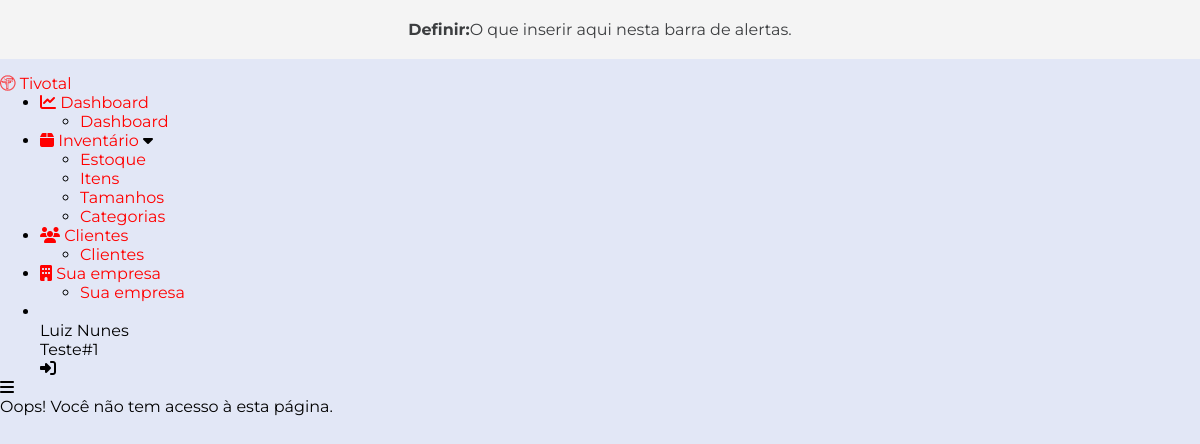
/error/ (signed in), run on the app's committed database.
### accounts/models.py (models this page shows, shortened)
class User(AbstractBaseUser):
    email = models.EmailField(max_length=255, unique=True)
    full_name = models.CharField(max_length=255, blank=True)
    active = models.BooleanField(default=True)
    staff = models.BooleanField(default=False)
    admin = models.BooleanField(default=False)
    timestamp = models.DateTimeField(auto_now_add=True)
    seller = models.BooleanField(default=True)
    manager = models.BooleanField(default=False)
    company = models.ForeignKey(Company, null=True, blank=True, on_delete=models.CASCADE)
    USERNAME_FIELD = 'email'
    REQUIRED_FIELDS = ['full_name']
    objects = UserManager()
    def get_split_name(self): # Return the firstname of the user
        split_name = self.full_name.split(' ')
        return split_name
    @property
    def is_active(self):
        return self.active

### companies/models.py (models this page shows)
class Company(models.Model):
    company_name = models.CharField(max_length=255)
    cnpj = CNPJField(masked=False)
    address = models.CharField(max_length=255)
    cep = BRPostalCodeField(null=True, blank=True)
    city = models.CharField(max_length=255)
    neighborhood = models.CharField(max_length=255)
    logo = models.ImageField(upload_to='user_files', null=True, blank=True)
    bio = models.TextField(null=True, blank=True)
    def __str__(self):
        return self.company_name

### volans/views.py (the view)
# urls.py: path('error/', forbidden_access, name='forbidden_access')
def forbidden_access(request, message="Oops! Você não tem acesso à esta página."):
    context = {'message': message}
    return render(request, 'errors/forbidden_access.html', context)

### templates/errors/forbidden_access.html (shortened to what this page needs)
{% extends 'base.html' %}
{% block main %}
<body>
  <p>{{ message }}</p>
</body>
{% endblock %}

### templates/base.html (shortened to what this page needs)
<!DOCTYPE html>
{% load static %}
<html lang="en">
<head>
  <link
    rel="stylesheet"
    href="https://cdnjs.cloudflare.com/ajax/libs/font-awesome/6.2.1/css/all.min.css"
  />
  <link rel="stylesheet" href="{% static 'css/style.css' %}">
</head>
<body>
<div class="alertbar">
  <b>Definir: </b> O que inserir aqui nesta barra de alertas.
</div>
    <div class="container">
      <div class="sidebar close">
        <div class="logo">
          <a href="{% url 'list_clients' %}"><i class="fab fa-trade-federation"></i></a>
          <a href="{% url 'list_clients' %}"><span class="logo-name">Tivotal</span></a>
        </div>
        <ul class="nav-list">
          <li>
            <a href="#">
              <i class="fa-solid fa-chart-line"></i>
              <span class="link-name">Dashboard</span>
            </a>
            <ul class="sub-menu blank">
              <li><a href="#" class="link-name">Dashboard</a></li>
            </ul>
          </li>
          <li>
            <div class="icon-link">
              <a href="#">
                <i class="fa-solid fa-box"></i>
                <span class="link-name">Inventário</span>
              </a>
              <i class="fas fa-caret-down arrow"></i>
            </div>
            <ul class="sub-menu">
              <li><a href="{% url 'list_stock' %}">Estoque</a></li>
              <li><a href="{% url 'list_items' %}" class="link-name">Itens</a></li>
              <li><a href="{% url 'list_sizes' %}">Tamanhos</a></li>
              <li><a href="{% url 'list_categories' %}">Categorias</a></li>
            </ul>
          </li>
          <li>
            <a href="#">
              <i class="fa-solid fa-users"></i>
              <span class="link-name">Clientes</span>
            </a>
            <ul class="sub-menu blank">
              <li><a href="#" class="link-name">Clientes</a></li>
            </ul>
          </li>
          <li>
            <a href="{% url 'detail_company' user.company.id %}">
              <i class="fa-solid fa-building"></i>
              <span class="link-name">Sua empresa</span>
            </a>
            <ul class="sub-menu blank">
              <li><a href="{% url 'detail_company' user.company.id %}" class="link-name">Sua empresa</a></li>
            </ul>
          </li>
          <li>
            <div class="profile-details">
              <div class="profile-content">
              </div>
              <div class="name-job">
                <div class="name">{{ user.get_split_name|first|title }} {{ user.get_split_name|last|title }}</div>
                <div class="job">{{ user.company }}</div>
              </div>
              <i class="fas fa-right-to-bracket"></i>
            </div>
          </li>
        </ul>
      </div>
      <div class="home-section">
        <div class="home-content">
          <i class="fas fa-bars"></i>
          {% block main %}
          {% endblock %}
        </div>
      </div>
    </div>
</body>
</html>

### staticfiles/css/style.css (style rules this page uses)
* { margin: 0; font-family:'Montserrat', sans-serif; }
:root { --body-color: #E2E7F6; --primary-color: #0F71F2; --primary: #0F71F2; --warning: #F2B544; --toggle-color: #aaa; --text-color: #707070; --tran-03: all 0.2s ease; --tran-03: all 0.3s ease; --tran-04: all 0.3s ease; --tran-05: all 0.3s ease; }
a { color: red; text-decoration: none; }
body { background-color: var(--body-color); }
.alertbar { padding: 20px; background-color: #F4F4F4; color: #3c3e40; margin-bottom: 15px; align-items: center; justify-content: center; display:flex; text-align: center; }

### data on the page
User: get_split_name|first "Luiz", get_split_name|last "Nunes", company "Teste#1"

### other printed values
{{ message }} "Oops! Você não tem acesso à esta página."
